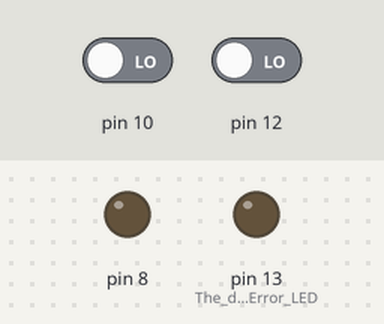
Simulated run of this sketch. Board: Arduino Uno, built with avr-gcc and run on an emulated ATmega328P. Shown: output pins drawn as LEDs (lit = HIGH). Dashed ring = blinking. Inputs (shaded band) come from the test bench; at power-on: pin 12 LOW, pin 10 LOW.

Above: at 1.2 s.
1.3 s: pin 12 driven HIGH
At 1.45 s:
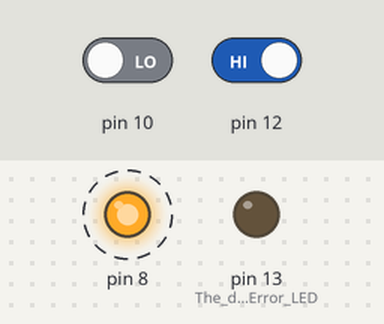
4.3 s: pin 10 driven HIGH
At 4.7 s:
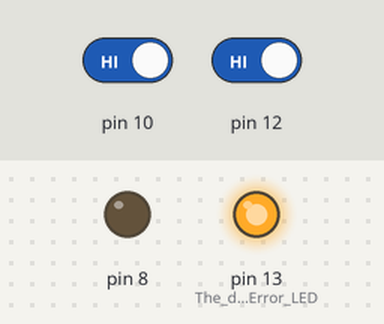
Timing chart, 0 to 13.3 s (numbered marks = the images above; inputs shaded):
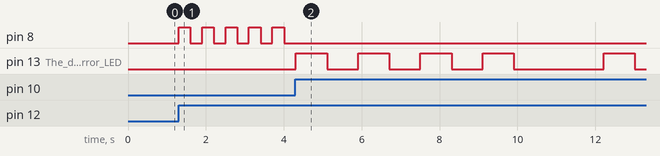

The sketch:

exception_throwing.ino
```cpp
// Code generated by ArduinoML
// Structural concepts
void setup() {
	pinMode(8, OUTPUT);
	pinMode(12, INPUT);
	pinMode(10, INPUT);
	pinMode(13, OUTPUT); // The default Error LED
}

//Behavioral concepts
long time=0; long debounce = 300;

void state_off() {
	digitalWrite(8, LOW);
	boolean guard = millis() - time > debounce;
	if ((digitalRead(12) == HIGH) && (digitalRead(10) == HIGH) && guard ) {
		time = millis();
		sink_state(4);
	}
	if ((digitalRead(10) == HIGH) && (digitalRead(12) == HIGH) && guard ) {
		time = millis();
		sink_state(4);
	}
	if ((digitalRead(12) == HIGH) && (digitalRead(10) == LOW) && guard ) {
		time = millis();
		state_on();
	}
	else { state_off(); }
}

void state_on() {
	digitalWrite(8, HIGH);
	boolean guard = millis() - time > debounce;
	if ((digitalRead(12) == HIGH) && (digitalRead(10) == HIGH) && guard ) {
		time = millis();
		sink_state(2);
	}
	if ((digitalRead(10) == HIGH) && (digitalRead(12) == HIGH) && guard ) {
		time = millis();
		sink_state(2);
	}
	if ((digitalRead(12) == HIGH) && (digitalRead(10) == LOW) && guard ) {
		time = millis();
		state_off();
	}
	else { state_on(); }
}

void loop() {state_off();} // Entering init state

void sink_state(int x) {
	for(int i = 0; i < x; i++){
		digitalWrite(13, HIGH);
		delay(800);
		digitalWrite(13, LOW);
		delay(800);
	}
	delay(1500);
	sink_state(x);
}
```

Measured:
- after the input at 1.3 s, pin 8: alternates HIGH for 0.30 s and LOW for 0.30 s, starting at once
- after the input at 4.3 s, pin 8: stops changing and stays LOW; pin 13 (The_default_Error_LED): goes 3 × (HIGH 0.80 s, LOW 0.80 s), HIGH 0.80 s, LOW 2.3 s, HIGH 0.80 s, then LOW, starting at once
